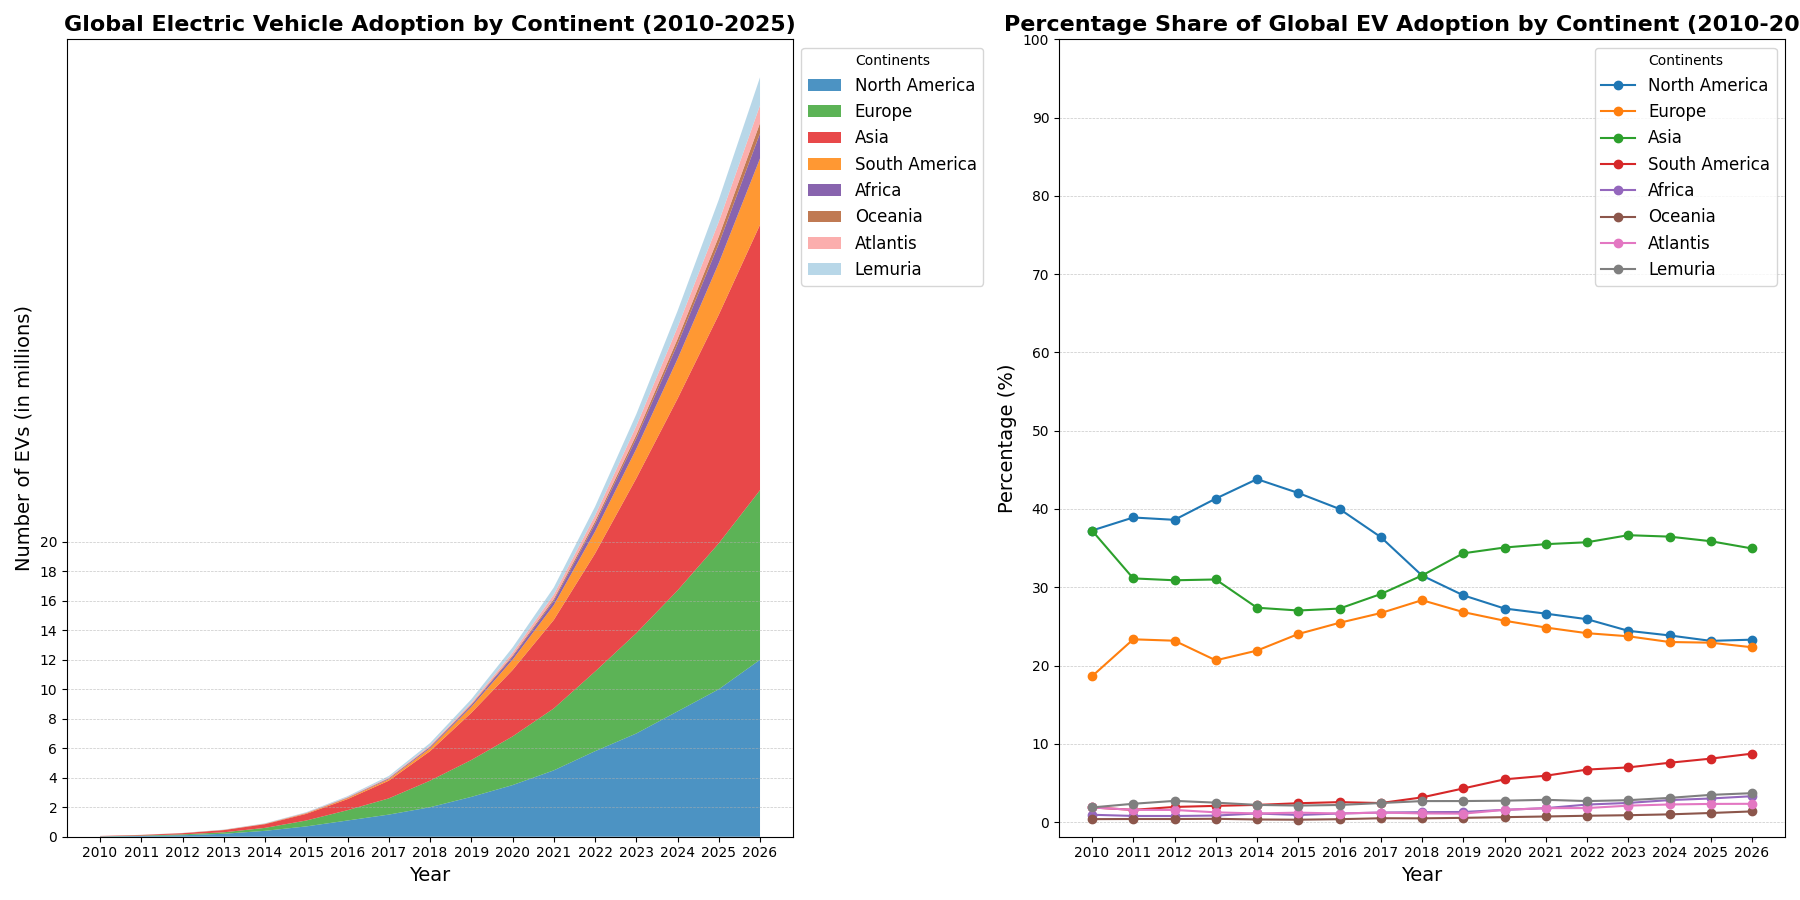

The script that drew this image:
import matplotlib.pyplot as plt
import numpy as np

# Define the years for the analysis
years = np.arange(2010, 2027)

# Data: Number of EVs (in millions) adopted by each continent from 2010 to 2025
north_america = [0.02, 0.05, 0.1, 0.2, 0.4, 0.7, 1.1, 1.5, 2, 2.7, 3.5, 4.5, 5.8, 7, 8.5, 10, 12]
europe = [0.01, 0.03, 0.06, 0.1, 0.2, 0.4, 0.7, 1.1, 1.8, 2.5, 3.3, 4.2, 5.4, 6.8, 8.2, 9.9, 11.5]
asia = [0.02, 0.04, 0.08, 0.15, 0.25, 0.45, 0.75, 1.2, 2, 3.2, 4.5, 6, 8, 10.5, 13, 15.5, 18]
south_america = [0.001, 0.002, 0.005, 0.01, 0.02, 0.04, 0.07, 0.1, 0.2, 0.4, 0.7, 1, 1.5, 2, 2.7, 3.5, 4.5]
africa = [0.0005, 0.001, 0.002, 0.004, 0.01, 0.015, 0.03, 0.05, 0.08, 0.12, 0.2, 0.3, 0.5, 0.7, 1, 1.3, 1.7]
oceania = [0.0002, 0.0005, 0.001, 0.002, 0.003, 0.005, 0.01, 0.02, 0.03, 0.05, 0.08, 0.12, 0.18, 0.25, 0.35, 0.5, 0.7]
atlantis = [0.001, 0.002, 0.004, 0.006, 0.01, 0.02, 0.03, 0.05, 0.07, 0.1, 0.2, 0.3, 0.4, 0.6, 0.8, 1, 1.2]
lemuria = [0.001, 0.003, 0.007, 0.012, 0.02, 0.035, 0.06, 0.10, 0.17, 0.25, 0.35, 0.48, 0.6, 0.8, 1.1, 1.5, 1.9]

# Stack the data for the area chart
ev_adoption = np.vstack([north_america, europe, asia, south_america, africa, oceania, atlantis, lemuria])

# Calculate the percentage share of total EV adoption
def calculate_percentage(data):
    return (data / np.sum(data, axis=0)) * 100

percentage_shares = calculate_percentage(ev_adoption)

# Create the plot with two subplots
fig, (ax1, ax2) = plt.subplots(1, 2, figsize=(18, 9))

# First subplot: Stacked Area Chart for EV Adoption by Continent
ax1.stackplot(years, ev_adoption, labels=['North America', 'Europe', 'Asia', 'South America', 'Africa', 'Oceania', 'Atlantis', 'Lemuria'],
              colors=['#1f78b4', '#33a02c', '#e31a1c', '#ff7f00', '#6a3d9a', '#b15928', '#fb9a99', '#a6cee3'], alpha=0.8)

ax1.set_title('Global Electric Vehicle Adoption by Continent (2010-2025)', fontsize=16, fontweight='bold')
ax1.set_xlabel('Year', fontsize=14)
ax1.set_ylabel('Number of EVs (in millions)', fontsize=14)

ax1.legend(loc='upper left', fontsize=12, title='Continents', bbox_to_anchor=(1, 1))
ax1.set_xticks(years)
ax1.set_yticks(np.arange(0, 20 + 1, 2))
ax1.yaxis.grid(True, linestyle='--', linewidth=0.5, alpha=0.7)

# Second subplot: Line Chart for Percentage Share of EV Adoption by Continent
for i, continent in enumerate(['North America', 'Europe', 'Asia', 'South America', 'Africa', 'Oceania', 'Atlantis', 'Lemuria']):
    ax2.plot(years, percentage_shares[i], label=continent, marker='o')

ax2.set_title('Percentage Share of Global EV Adoption by Continent (2010-2025)', fontsize=16, fontweight='bold')
ax2.set_xlabel('Year', fontsize=14)
ax2.set_ylabel('Percentage (%)', fontsize=14)

ax2.legend(loc='upper right', fontsize=12, title='Continents')
ax2.set_xticks(years)
ax2.set_yticks(np.arange(0, 100 + 1, 10))
ax2.yaxis.grid(True, linestyle='--', linewidth=0.5, alpha=0.7)

# Automatically adjust layout
plt.tight_layout()

# Display the plots
plt.show()
